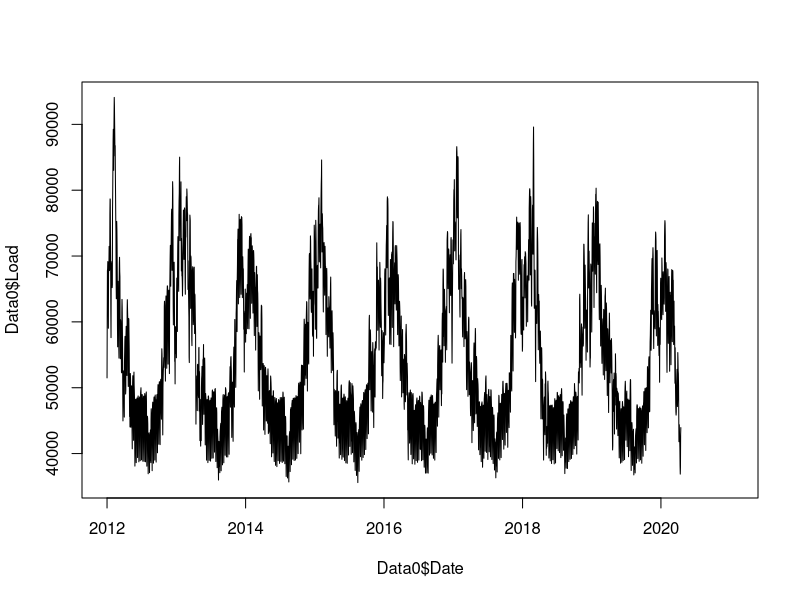
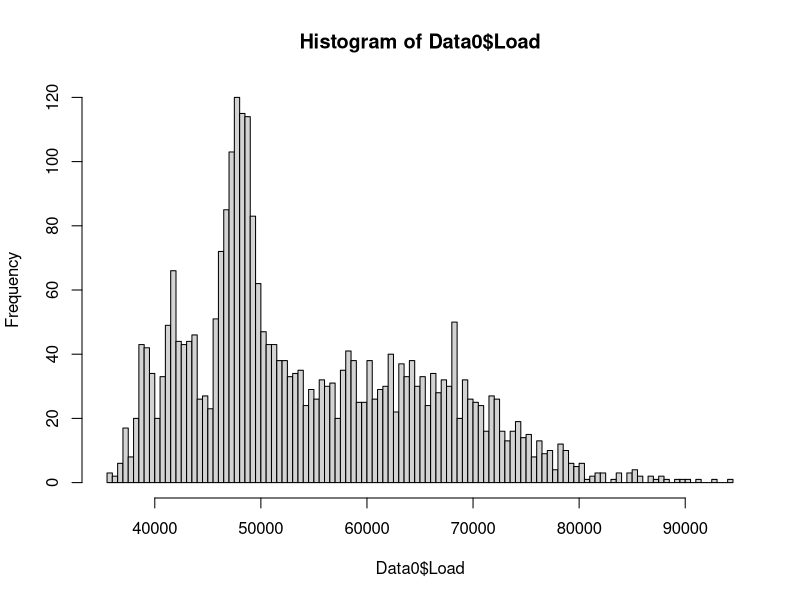
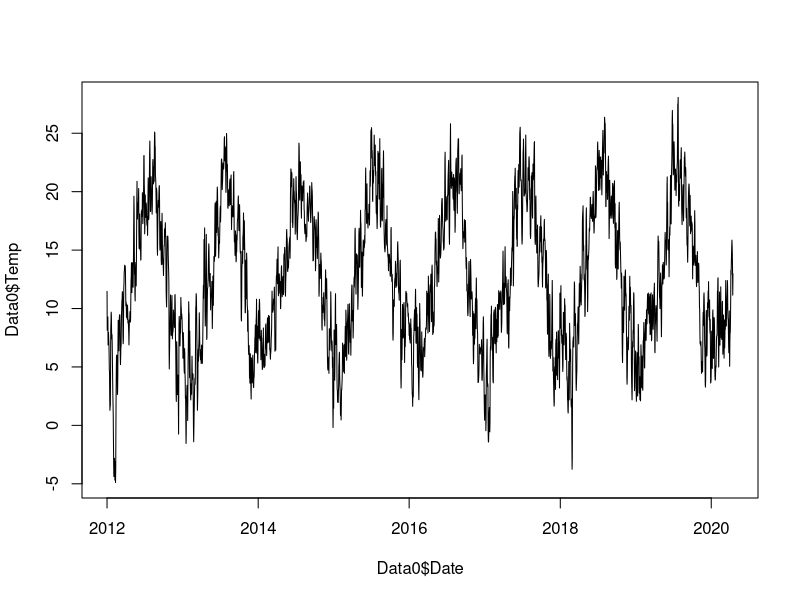
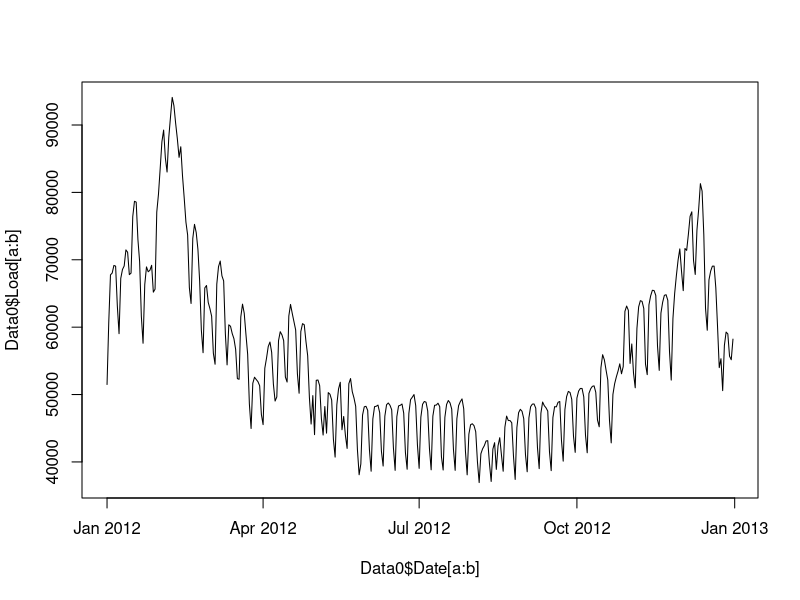
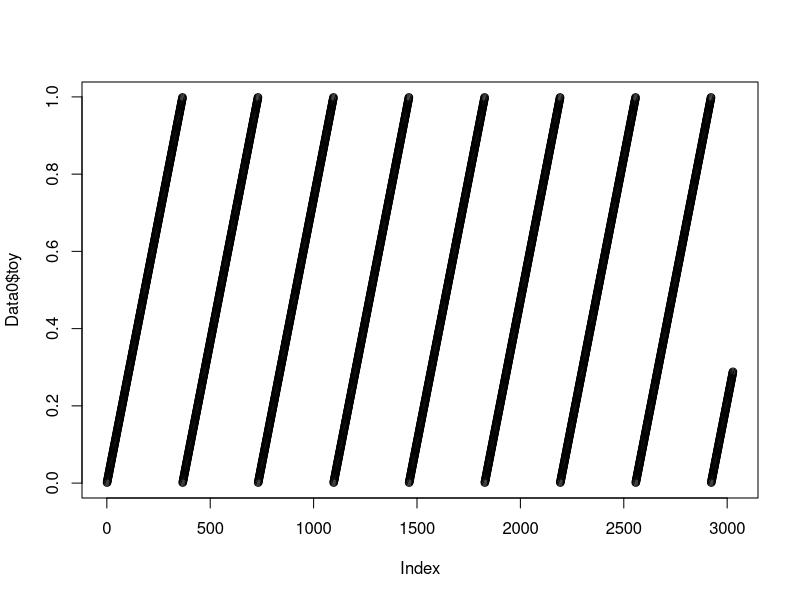
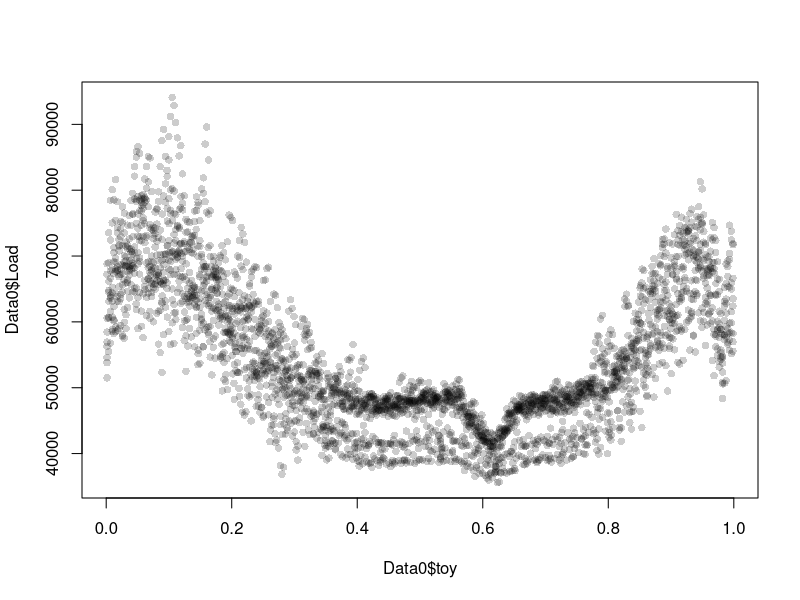
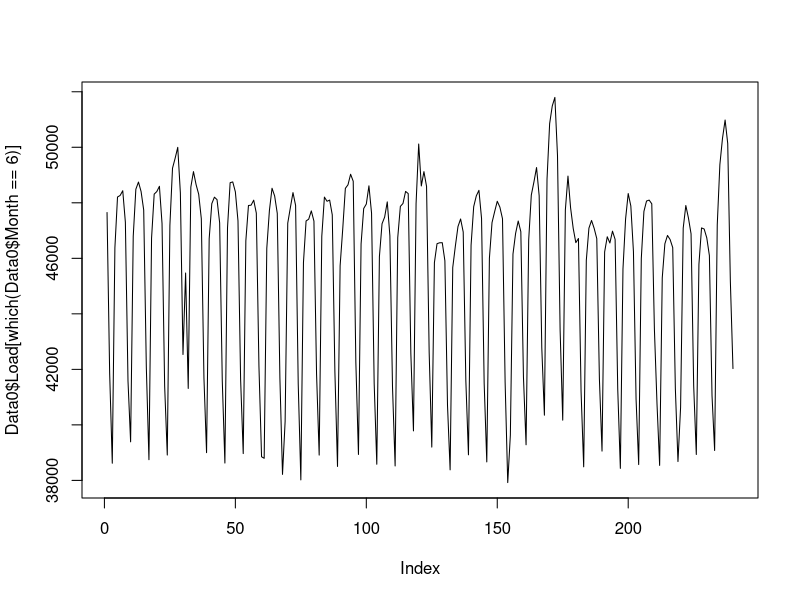
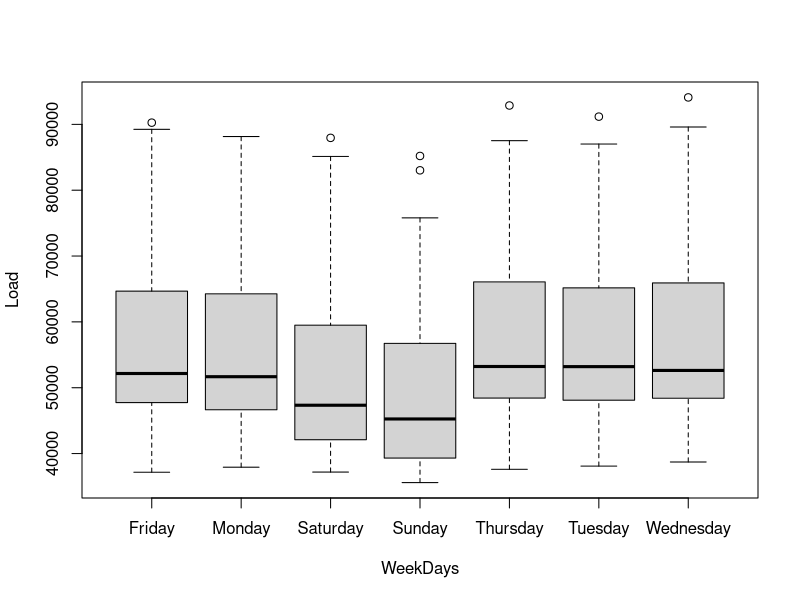

R code for these plots, in order:
setwd("~/University/M1/S2/modé_pred_new")

rm(list=objects())
library(tidyverse)
library(lubridate)
library(forecast)


Data0 <- read_delim("Data/train.csv", delim=",")
Data1<- read_delim("Data/test.csv", delim=",")

# summary(Data0)

range(Data0$Date) # "2012-01-01" "2020-04-15"
range(Data1$Date) # "2020-04-16" "2021-01-15"

names(Data0)


############################################trend
plot(Data0$Date, Data0$Load, type='l', xlim=range(Data0$Date, Data1$Date))

hist(Data0$Load, breaks=100)

plot(Data0$Date, Data0$Temp, type='l')
############################################yearly cycle
a <- 1
b <- a+365
plot(Data0$Date[a:b], Data0$Load[a:b], type='l')

plot(Data0$toy)

col.tr <- adjustcolor(col='black', alpha=0.2)
plot(Data0$toy, Data0$Load, pch=16,  col=col.tr)


############################################Weekly cycle
plot(Data0$Load[which(Data0$Month==6)], type='l')

boxplot(Load~WeekDays, data=Data0)

par(mfrow=c(1,1))
Acf(Data0$Load, lag.max=7*3, type = c("correlation"))
Acf(Data0$Load, lag.max=7*3, type = c("partial"))


par(mfrow=c(1,2))
Acf(Data0$Load, lag.max=7*60, type = c("correlation"))
Acf(Data0$Load, lag.max=7*60, type = c("partial"))

Acf(Data0$Load[which(Data0$Month==6)],  type = c("partial"))

Acf(Data0$Load[which(Data0$Month==2)],  type = c("partial"))


############################################Meteo effect/covariates
par(mar = c(5,5,2,5))
par(mfrow=c(1,1))
plot(Data0$Date, Data0$Load, type='l')
par(new=T)
plot(Data0$Date, Data0$Temp, type='l', col='red', axes=F,xlab='',ylab='')
plot(Data0$Temp%>%tail(1000), type='l', col='red', axes=F,xlab='',ylab='')
axis(side = 4,col='red', col.axis='red')
mtext(side = 4, line = 3, 'Temperature', col='red')
legend("top",c("Load","Temperature"),col=c("black","red"),lty=1,ncol=1,bty="n")


col.tr <- adjustcolor(col='black', alpha=0.25)
plot(Data0$Temp, Data0$Load, pch=3,  col=col.tr)


plot(Data0$Date%>%head(,n=7*3), Data0$Temp%>%head(,n=7*3), type='l')
lines(Data0$Date%>%head(,n=7*3), Data0$Temp_s95%>%head(,n=7*3), col='blue')
lines(Data0$Date%>%head(,n=7*3), Data0$Temp_s99%>%head(,n=7*3), col='red')

plot(Data0$Date%>%head(,n=7*5), Data0$Temp_s99%>%head(,n=7*5), type='l')
lines(Data0$Date%>%head(,n=7*5), Data0$Temp_s99_min%>%head(,n=7*5), col='blue')
lines(Data0$Date%>%head(,n=7*5), Data0$Temp_s99_max%>%head(,n=7*5), col='red')

par(mfrow=c(1,1))
col.tr1 <- adjustcolor(col='black', alpha=0.25)
col.tr2 <- adjustcolor(col='red', alpha=0.25)
plot(Data0$Temp, Data0$Load, pch=3,  col=col.tr1)
points(Data0$Temp_s99, Data0$Load, pch=3, col=col.tr2)



############################################Lag
names(Data0)

plot(Data0$Load.7, Data0$Load, pch=3)

plot(Data0$Load.1, Data0$Load, pch=3)

cor(Data0$Load.1, Data0$Load)
cor(Data0$Load.7, Data0$Load)


############################################Holidays
boxplot(Load~Christmas_break, data=Data0[which(Data0$DLS==1),])
boxplot(Load~Summer_break, data=Data0[which(Data0$DLS==2),])
boxplot(Load~BH, data=Data0)

############################################DLS
boxplot(Load~DLS, data=Data0)

#########################################train/Test

par(mfrow=c(1,2))
hist(Data0$Temp)
hist(Data1$Temp)

range(Data0$Temp)
range(Data1$Temp)

par(mfrow=c(1,1))
hist(Data0$Temp, xlim=range(Data0$Temp, Data1$Temp), col='lightblue', breaks=50)
par(new=T)
hist(Data1$Temp, xlim=range(Data0$Temp, Data1$Temp), col=adjustcolor('red', alpha.f=0.5), , breaks=50)



par(mfrow=c(1,2))
plot(tail(Data0$Date, 365), tail(Data0$GovernmentResponseIndex, 365), type='l', ylim=c(0,80))
plot(Data1$Date, Data1$GovernmentResponseIndex, type='l', ylim=c(0,80))

par(mfrow=c(1,1))
plot(Data0$GovernmentResponseIndex, Data0$Load)







